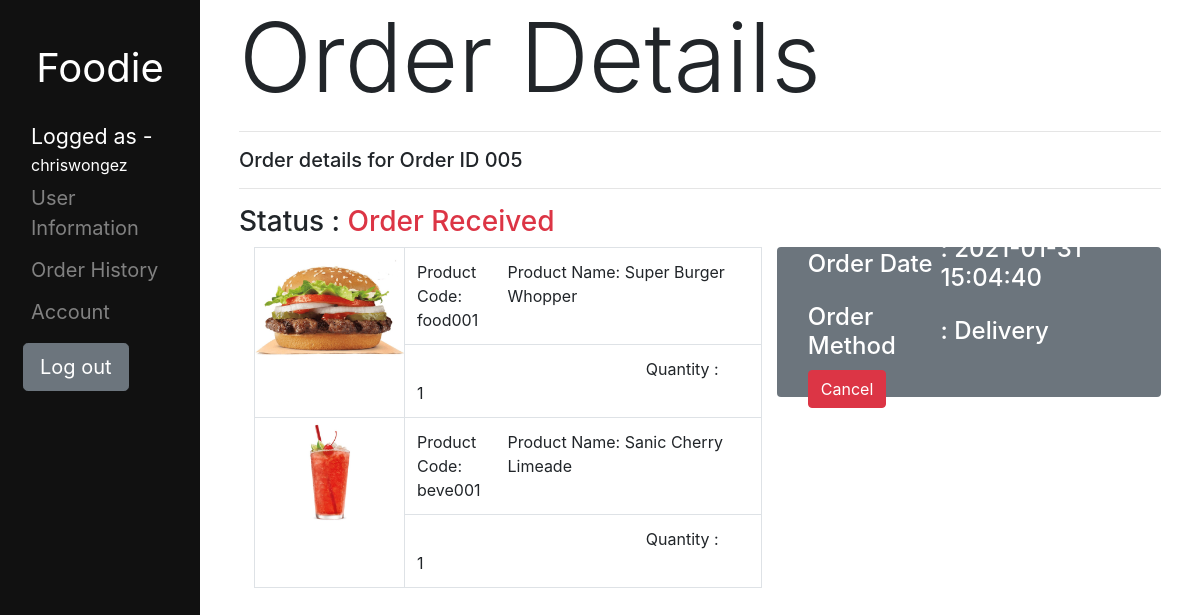
The app's page /user/userorderdetail.php?id=005 (signed in) with its own data.
### tables this page shows
CREATE TABLE `orderhistory` (
  `orderID` int(3) UNSIGNED ZEROFILL NOT NULL,
  `orderDate` datetime NOT NULL,
  `orderPay` double NOT NULL,
  `orderMethod` varchar(255) NOT NULL,
  `orderStatus` varchar(255) DEFAULT NULL,
  `userID` int(4) UNSIGNED ZEROFILL NOT NULL
);

CREATE TABLE `product` (
  `productID` int(3) NOT NULL,
  `productCode` varchar(255) NOT NULL,
  `productName` varchar(255) NOT NULL,
  `productDesc` varchar(255) NOT NULL,
  `productPrice` double NOT NULL,
  `productImg` varchar(255) NOT NULL,
  `productCategory` varchar(255) NOT NULL,
  `isHide` int(1) NOT NULL DEFAULT 0
);

CREATE TABLE `orderitem` (
  `id` int(4) UNSIGNED ZEROFILL NOT NULL,
  `orderID` int(3) UNSIGNED ZEROFILL NOT NULL,
  `productCode` varchar(255) NOT NULL,
  `quantity` int(11) NOT NULL
);

### user/userorderdetail.php (the view, shortened to what this page needs)
<?php
include('../php/dbconnect.php');
if (isset($_GET['id'])) {
    $id = $_GET['id'];
    $query = "SELECT * FROM orderhistory, users, product, orderitem where orderhistory.orderID = $id and orderhistory.userID = users.userID and orderhistory.orderID = orderitem.orderID and orderitem.productCode = product.productCode";
    $result = mysqli_query($con, $query);
    json_encode($row = mysqli_fetch_assoc($result));
    $date = $row['orderDate'];
    if ($row['orderMethod'] == 'selfc') {
        $methodcode = $row['orderMethod'];
        $method = "Self Collect";
    } else {
        $method = "Delivery";
    }
    $status = $row['orderStatus'];
    if ($row['orderMethod'] == 'selfc') {
        if ($status == 'received')
            $statstr = "Order Received";
        else if ($status == 'process')
            $statstr = "Preparing Food";
        else if ($status == 'ready') {
            $statstr = "Ready for Self-Collect";
            $statupdate = "Your order is ready to be collected";
        } else if ($status == 'cancel')
            $statstr = "Order Cancelled";
        else if ($status == 'collected')
            $statstr = "Order Collected";
    } else if ($row['orderMethod'] == 'delivery') {
        if ($status == 'received')
            $statstr = "Order Received";
    }
}
?>
<!DOCTYPE html>
<html lang="en">
<head>
    <?php
    include('./include/header.php');
    ?>
</head>
<body>
    <main role="main" class="col-md-9 ml-sm-auto col-lg-10 px-4">
        <?php
        include('./usersidebar.php');
        ?>
        <div class="container-fluid">
            <div class="row">
                <div class="col">
                    <span class="display-1 ">Order Details</span>
                    <hr>
                    <h5>Order details for Order ID <?php echo $id ?></h5>
                    <hr>
                </div>
            </div>
            <div class="container-fluid">
                <div class="row">
                    <h3>Status : <span class="text-danger"><?php echo $statstr ?></h3>
                </div>
                <div class="row">
                    <div class="col-7">
                        <table class="table table-bordered">
                            <tbody>
                                <?php
                                $query = "SELECT * FROM orderhistory, users, product, orderitem where orderhistory.orderID = $id and orderhistory.userID = users.userID and orderhistory.orderID = orderitem.orderID and orderitem.productCode = product.productCode";
                                $result = mysqli_query($con, $query);
                                while ($row = mysqli_fetch_assoc($result)) {
                                    echo "<tr>
                                    <td style='width: 150px;' rowspan='2' class='p-0'>
                                        <img style='' src='../product/" . $row['productImg'] . "'
                                            class='img-fluid '>
                                    </td>
                                    <td>
                                        <div class='container p-0'>
                                            <div class='row'>
                                                <div class='col-3'>Product Code: " . $row['productCode'] . "</div>
                                                <div class='col'>Product Name: " . $row['productName'] . "</div>
                                            </div>
                                        </div>
                                    </td>
                                </tr>
                                <tr>
                                    <td>
                                        <div class='row'>
                                            <div class='col-11 text-right'>Quantity : </div>
                                            <div class='col'>" . $row['quantity'] . "</div>
                                        </div>
                                    </td>
                                </tr>";
                                }
                                ?>
                            </tbody>
                        </table>
                    </div>
                    <div style="height: 150px;" class="col bg-secondary rounded d-flex align-items-center">
                        <div class="container">
                            <table>
                                <tr>
                                    <td>
                                        <h4 class=" text-white ">Order Date </h4>
                                    </td>
                                    <td>
                                        <h4 class=" text-white "> : <?php echo $date ?></h4>
                                    </td>
                                </tr>
                                <tr>
                                    <td>
                                        <h4 class=" text-white ">Order Method </h4>
                                    </td>
                                    <td>
                                        <h4 class=" text-white "> : <?php echo $method ?></h4>
                                    </td>
                                </tr>
                                <?php if ($status == 'received') {
                                    echo "<tr>
                                    <td>
                                        <a class='btn btn-danger' data-toggle='modal'
                                            data-target='#cancel_order_modal'>Cancel</a>
                                    </td>
                                </tr>";
                                }
                                ?>
                            </table>
                        </div>
                    </div>
                </div>
            </div>
        </div>
    </main>
</body>
</html>

### records on screen
orderhistory: orderStatus "Order Received", product.productImg (picture), orderitem.productCode "food001", product.productName "Super Burger Whopper", orderitem.quantity "1", orderitem.productCode "beve001", product.productName "Sanic Cherry Limeade", orderDate "2021-01-31 15:04:40", orderMethod "Delivery"

### other values on screen
$_SESSION['username'] "chriswongez"
$id "005"
